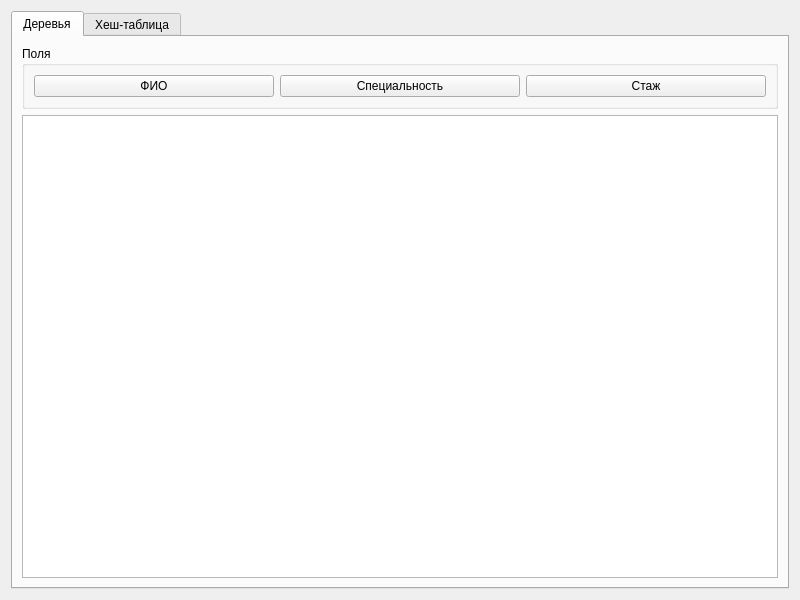
<?xml version="1.0" encoding="UTF-8"?>
<ui version="4.0">
 <class>DoctorsDebugWidget</class>
 <widget class="QWidget" name="DoctorsDebugWidget">
  <property name="geometry">
   <rect>
    <x>0</x>
    <y>0</y>
    <width>800</width>
    <height>600</height>
   </rect>
  </property>
  <property name="windowTitle">
   <string>Доктора - Отладка</string>
  </property>
  <layout class="QVBoxLayout" name="verticalLayout">
   <item>
    <widget class="QTabWidget" name="tabWidget">
     <property name="currentIndex">
      <number>0</number>
     </property>
     <widget class="QWidget" name="tabTree">
      <attribute name="title">
       <string>Деревья</string>
      </attribute>
      <layout class="QVBoxLayout" name="verticalLayout_2">
       <item>
        <widget class="QGroupBox" name="groupBoxFields">
         <property name="title">
          <string>Поля</string>
         </property>
         <layout class="QHBoxLayout" name="horizontalLayout">
          <item>
           <widget class="QPushButton" name="pushButtonShowFullNameTree">
            <property name="text">
             <string>ФИО</string>
            </property>
           </widget>
          </item>
          <item>
           <widget class="QPushButton" name="pushButtonShowSpecialityTree">
            <property name="text">
             <string>Специальность</string>
            </property>
           </widget>
          </item>
          <item>
           <widget class="QPushButton" name="pushButtonShowExperienceTree">
            <property name="text">
             <string>Стаж</string>
            </property>
           </widget>
          </item>
         </layout>
        </widget>
       </item>
       <item>
        <widget class="QTextBrowser" name="textBrowserTree"/>
       </item>
      </layout>
     </widget>
     <widget class="QWidget" name="tabHash">
      <attribute name="title">
       <string>Хеш-таблица</string>
      </attribute>
     </widget>
    </widget>
   </item>
  </layout>
 </widget>
 <resources/>
 <connections/>
</ui>
